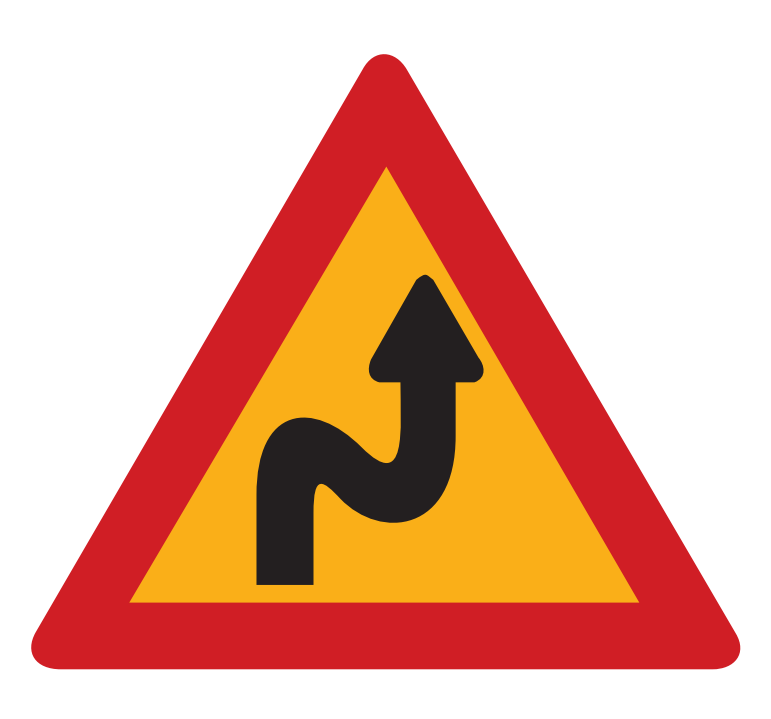
//> input picture HOG + KNN/curve.png, 771 x 719 px
$ ./changeWhiteBlack   (built with g++ and OpenCV 4)
//> lines starting //> are read from the running program, lines starting //| are printed output that depends on the picture
#include <iostream>
#include <fstream>
#include <ctime>
#include <queue>
#include <string>
#include <cv.h>
#include <unistd.h>
#include <highgui.h>
#include "opencv2/opencv.hpp"
#include "opencv2/objdetect.hpp"
#include "opencv2/highgui.hpp"
#include "opencv2/imgproc.hpp"
#include "opencv2/highgui/highgui.hpp"
#include <opencv2/core/ocl.hpp>
#include "opencv2/calib3d/calib3d.hpp"
#include "opencv2/core.hpp"
#include "opencv2/features2d.hpp"
#include "opencv2/xfeatures2d.hpp"
#include "opencv2/highgui.hpp"
#include <string.h>
#include <sys/time.h>

using namespace cv;
using namespace cv::xfeatures2d;
using namespace std;

const CvScalar COLOR_BLUE = CvScalar(255, 0, 0);
const CvScalar COLOR_RED = CvScalar(0, 0, 255);
const CvScalar COLOR_GREEN = CvScalar(0, 255, 0);

const Vec3b RGB_WHITE_LOWER = Vec3b(100, 100, 190);
const Vec3b RGB_WHITE_UPPER = Vec3b(255, 255, 255);
const Vec3b RGB_YELLOW_LOWER = Vec3b(225, 180, 0);
const Vec3b RGB_YELLOW_UPPER = Vec3b(255, 255, 170);
const Vec3b HSV_YELLOW_LOWER = Vec3b(0, 120, 130);
const Vec3b HSV_YELLOW_UPPER = Vec3b(40, 255, 255);

const Vec3b HLS_YELLOW_LOWER = Vec3b(20, 120, 80);
const Vec3b HLS_YELLOW_UPPER = Vec3b(45, 200, 255);

const Vec3b HSV_BLUE_LOWER = Vec3b(80, 200, 65);
const Vec3b HSV_BLUE_UPPER = Vec3b(120, 255, 130);

const Vec3b HSV_RED_LOWER = Vec3b(0, 100, 100);
const Vec3b HSV_RED_UPPER = Vec3b(10, 255, 255);
const Vec3b HSV_RED_LOWER1 = Vec3b(160, 100, 100);
const Vec3b HSV_RED_UPPER1 = Vec3b(179, 255, 255);

const int MAX_SIZE = 3;

int unSharpMask[MAX_SIZE][MAX_SIZE] = { {0, -1, 0},
																							{-1,  5, -1},
																							{0, -1, 0} };

void UnsharpMaskFilter(Mat & input, Mat & output, int mask[][MAX_SIZE]);


int main(int, char**)
{
	Mat img_input, img_result, img_gray, img_canny;
	Mat dilated;


    //Load the Images
  Mat image_obj = imread( "/home/suki/바탕화면/Traffic Sign Recognition/image/curve.png", CV_LOAD_IMAGE_GRAYSCALE );
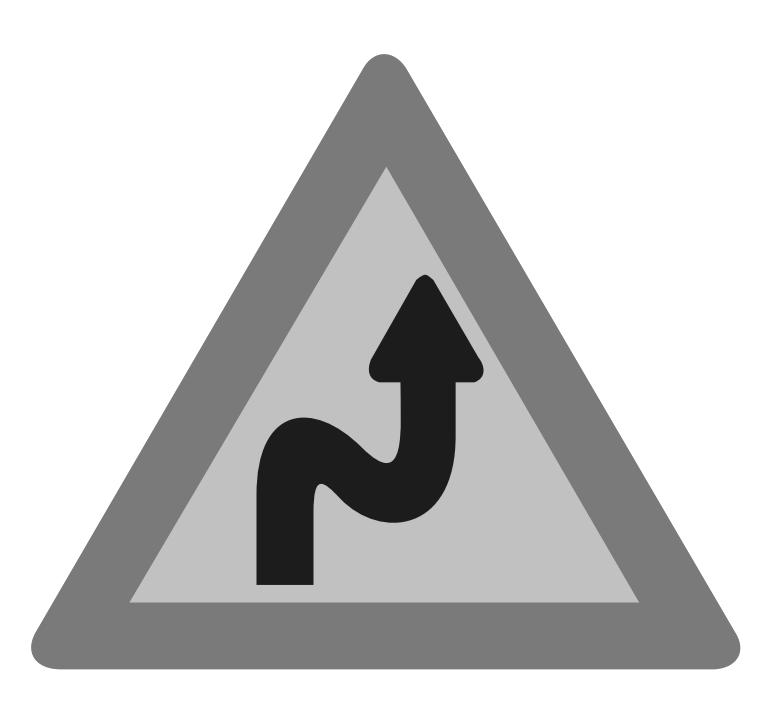
//> image_obj: 719 rows x 771 cols, CV_8UC1; min 28, max 255, mean 204
  Mat image_scene = imread("/home/suki/바탕화면/Traffic Sign Recognition/image/IMG_1608.jpg");
//> IMG_1608.jpg cannot be read in this run, so this picture is empty

	resize( image_obj, image_obj, Size(200, 200), 0, 0, CV_INTER_NN );
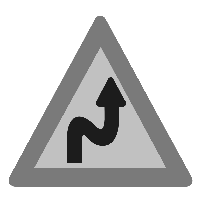
//> image_obj: 200 rows x 200 cols, CV_8UC1; min 28, max 255, mean 203.8
//> (the run ends here: the program stops with an error, at `resize( image_scene, image_scene, Size( 200, 200), 0, 0, CV_INTER_NN );`)

$ run again, with HOG + KNN/crosswalk.png copied over HOG + KNN/curve.png
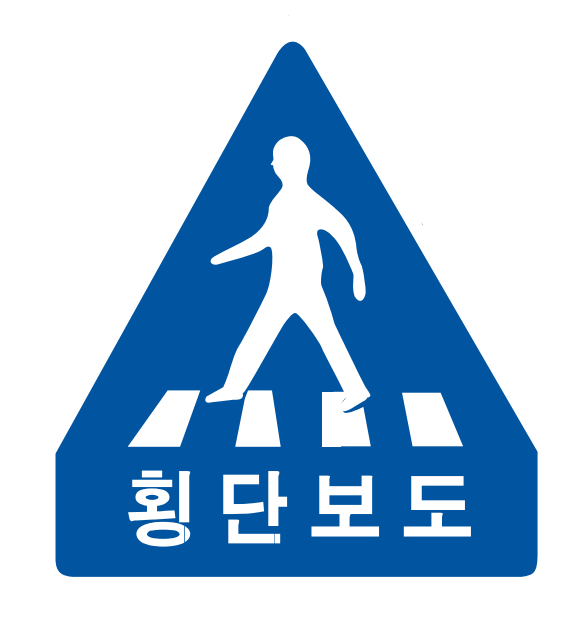
//> input picture HOG + KNN/crosswalk.png, 584 x 634 px
//> `Mat image_obj = imread( "/home/suki/바탕화면/Traffic Sign Recognition/imag..`:
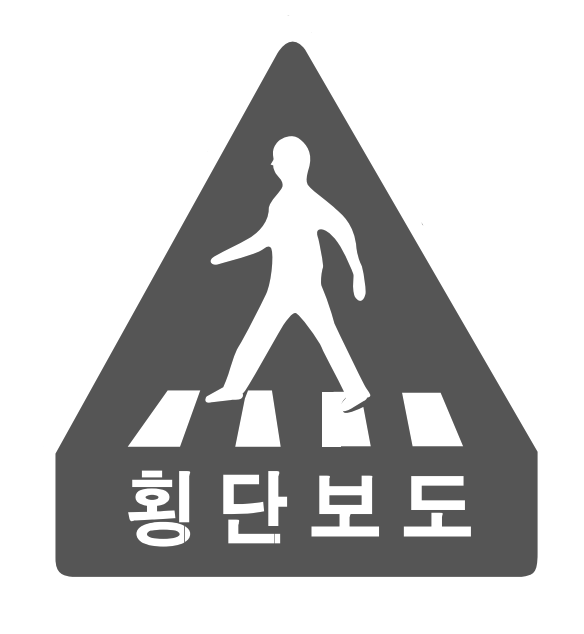
//> image_obj: 634 rows x 584 cols, CV_8UC1; min 85, max 255, mean 195.9
//> `resize( image_obj, image_obj, Size(200, 200), 0, 0, CV_INTER_NN );`:
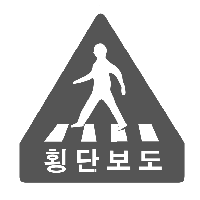
//> image_obj: 200 rows x 200 cols, CV_8UC1; min 85, max 255, mean 195.7

$ run again, with HOG + KNN/dd.png copied over HOG + KNN/curve.png
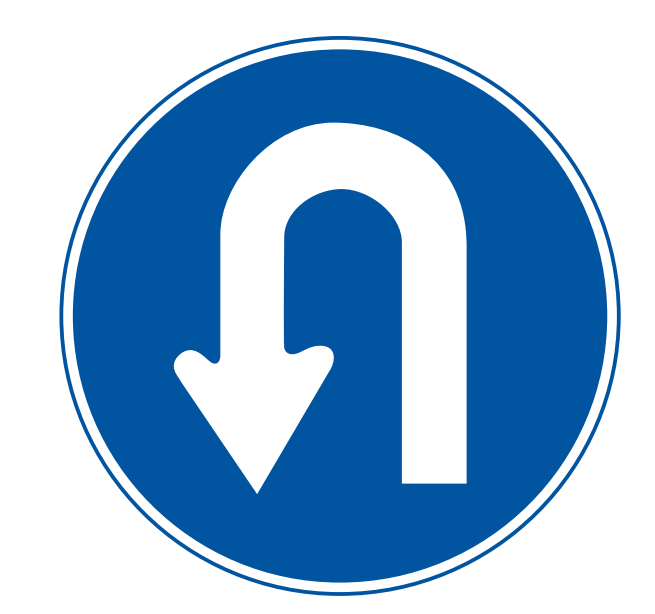
//> input picture HOG + KNN/dd.png, 655 x 614 px
//> `Mat image_obj = imread( "/home/suki/바탕화면/Traffic Sign Recognition/imag..`:
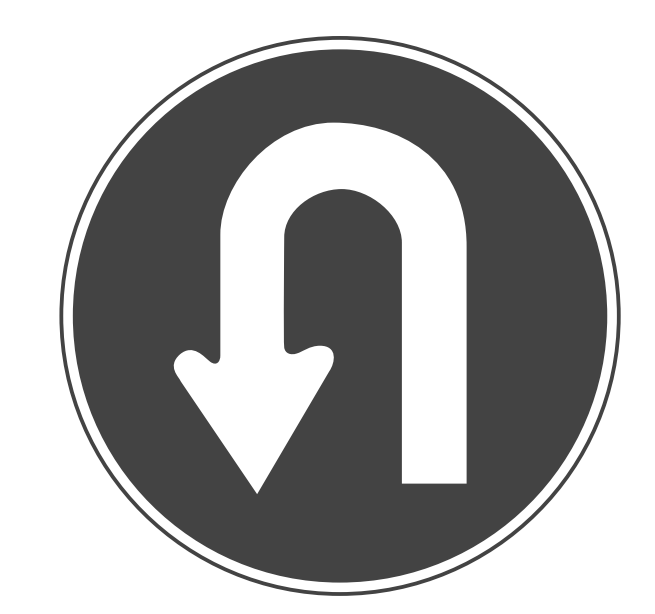
//> image_obj: 614 rows x 655 cols, CV_8UC1; min 67, max 255, mean 172.3
//> `resize( image_obj, image_obj, Size(200, 200), 0, 0, CV_INTER_NN );`:
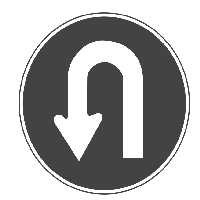
//> image_obj: 200 rows x 200 cols, CV_8UC1; min 67, max 255, mean 172.3

$ run again, with HOG + KNN/dynamicObstacle.png copied over HOG + KNN/curve.png
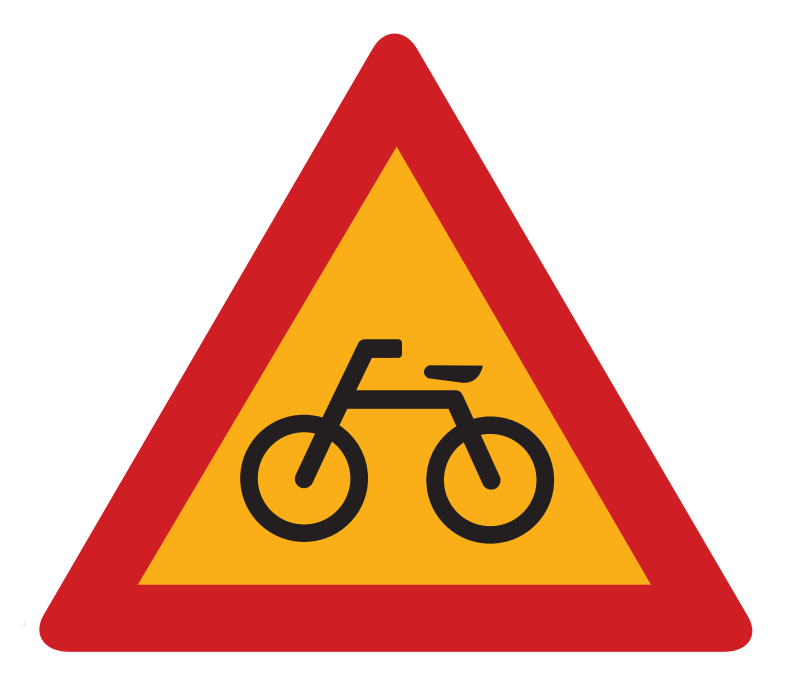
//> input picture HOG + KNN/dynamicObstacle.png, 790 x 691 px
//> `Mat image_obj = imread( "/home/suki/바탕화면/Traffic Sign Recognition/imag..`:
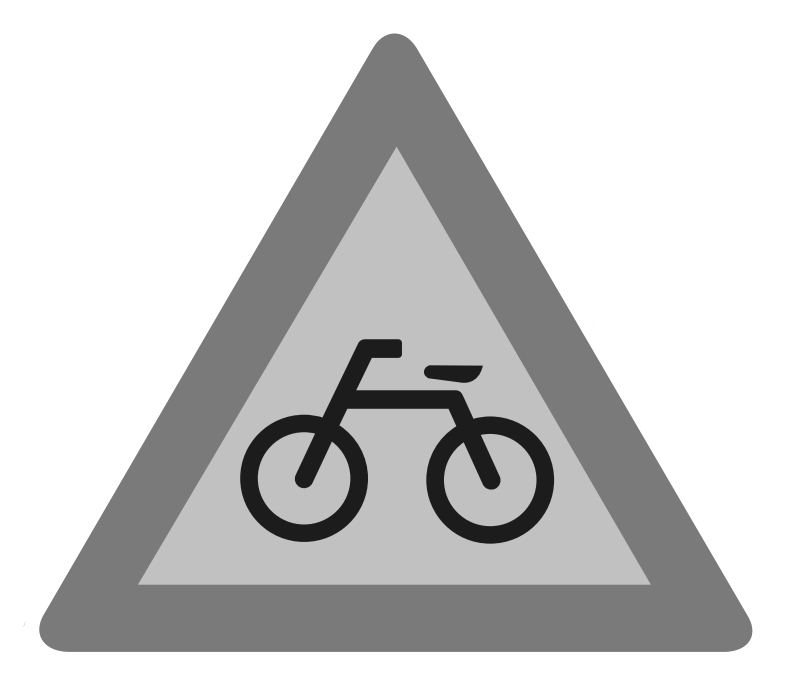
//> image_obj: 691 rows x 790 cols, CV_8UC1; min 28, max 255, mean 205.7
//> `resize( image_obj, image_obj, Size(200, 200), 0, 0, CV_INTER_NN );`:
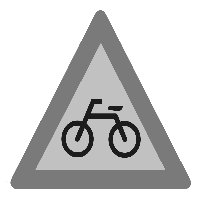
//> image_obj: 200 rows x 200 cols, CV_8UC1; min 28, max 255, mean 205.8
